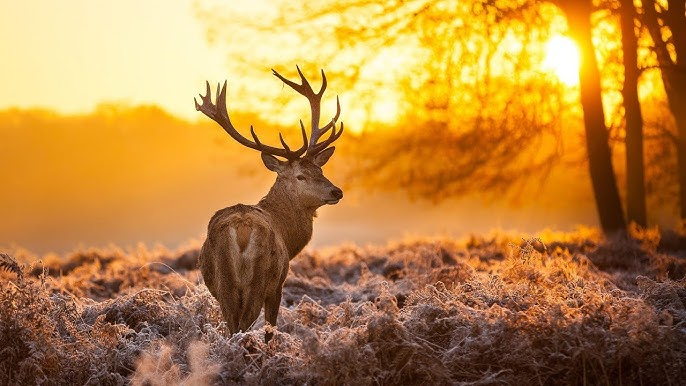
#> input picture Images/image5.jpg, 686 x 386 px, found by its file name
$ python task-1.py
#> lines starting #> are read from the running program, lines starting #| are printed output that depends on the picture
import cv2
from pathlib import Path

# === Config ===
image_path = Path(r"P:\Computer vision Experiments\30-Days challenge\CV-30-day-challenge\Images\image5.jpg")
out_dir = Path("outputs")
out_dir.mkdir(exist_ok=True)

resize_factor = 0.5    # scale factor for resizing (50%)

# === Load safely ===
image = cv2.imread(str(image_path))
#> image is the input picture: shape (386, 686, 3); mean B, G, R 67.3, 133.8, 184.4
if image is None:
    raise FileNotFoundError(f"Could not read image at: {image_path}")

# Keep a copy of original (before any resizing)
original = image.copy()

# === Resize once (controlled) ===
h0, w0 = original.shape[:2]
#> h0 = 386; w0 = 686
new_w, new_h = int(w0 * resize_factor), int(h0 * resize_factor)
#> new_w = 343; new_h = 193
resized = cv2.resize(original, (new_w, new_h), interpolation=cv2.INTER_AREA)
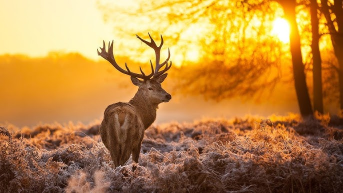
#> resized: shape (193, 343, 3); mean B, G, R 67.5, 134, 184.5

# === Color conversions ===
gray = cv2.cvtColor(resized, cv2.COLOR_BGR2GRAY)           # grayscale
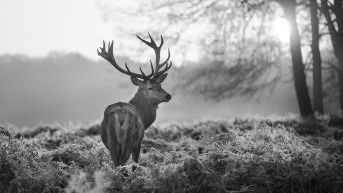
#> gray: shape (193, 343); min 7, max 255, mean 141.5
hsv = cv2.cvtColor(resized, cv2.COLOR_BGR2HSV)            # HSV space (for processing)
#> hsv: shape (193, 343, 3); mean H, S, V 16.2, 162.5, 184.5

# If you want to *save a viewable* HSV image, convert back to BGR
hsv_bgr_for_saving = cv2.cvtColor(hsv, cv2.COLOR_HSV2BGR)

# === Rotation & flipping ===
rotated_90_cw = cv2.rotate(resized, cv2.ROTATE_90_CLOCKWISE)  # 90° clockwise
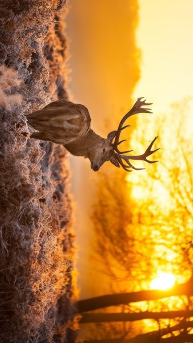
#> rotated_90_cw: shape (343, 193, 3); mean B, G, R 67.5, 134, 184.5
# For arbitrary angle rotation use getRotationMatrix2D + warpAffine

flipped_horizontal = cv2.flip(resized, 1)  # 1 = horizontal, 0 = vertical, -1 = both
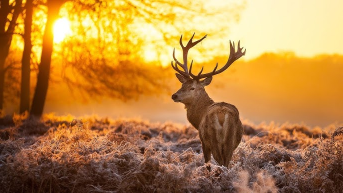
#> flipped_horizontal: shape (193, 343, 3); mean B, G, R 67.5, 134, 184.5

# === Save outputs ===
cv2.imwrite(str(out_dir / "Original.png"), original)                 # original (no resize)
cv2.imwrite(str(out_dir / "Resized.png"), resized)                   # resized
cv2.imwrite(str(out_dir / "Gray.png"), gray)                         # grayscale
cv2.imwrite(str(out_dir / "HSV_viewable.png"), hsv_bgr_for_saving)   # HSV converted back for viewing
cv2.imwrite(str(out_dir / "Rotated_90CW.png"), rotated_90_cw)
cv2.imwrite(str(out_dir / "Flipped_Horizontal.png"), flipped_horizontal)

print("Saved images to", out_dir.resolve())

$ run again, with Images/image1.jpg copied over Images/image5.jpg
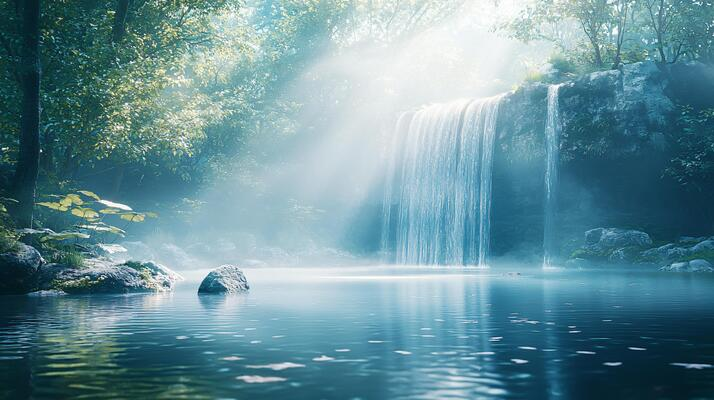
#> input picture Images/image1.jpg, 714 x 400 px, found by its file name
#> image is the input picture: shape (400, 714, 3); mean B, G, R 153.4, 143.3, 103.2
#> hsv: shape (200, 357, 3); mean H, S, V 93.1, 108.5, 155.4
#> `rotated_90_cw = cv2.rotate(resized, cv2.ROTATE_90_CLOCKWISE)`:
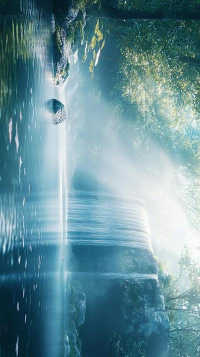
#> rotated_90_cw: shape (357, 200, 3); mean B, G, R 153.5, 143.5, 103.3
#> `flipped_horizontal = cv2.flip(resized, 1)`:
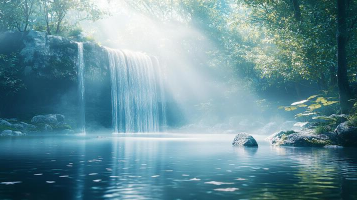
#> flipped_horizontal: shape (200, 357, 3); mean B, G, R 153.5, 143.5, 103.3

$ run again, with Images/image2.jpg copied over Images/image5.jpg
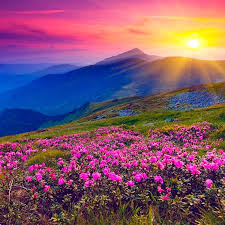
#> input picture Images/image2.jpg, 225 x 225 px, found by its file name
#> image is the input picture: shape (225, 225, 3); mean B, G, R 108.2, 86.2, 129.1
#> hsv: shape (112, 112, 3); mean H, S, V 102, 147.2, 154.5
#> `rotated_90_cw = cv2.rotate(resized, cv2.ROTATE_90_CLOCKWISE)`:
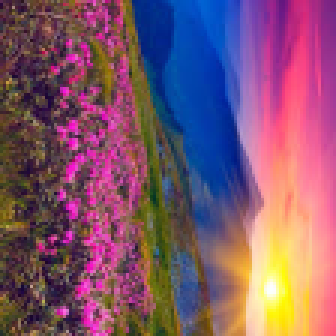
#> rotated_90_cw: shape (112, 112, 3) (shown 3 times larger); mean B, G, R 108.2, 86.2, 129.1
#> `flipped_horizontal = cv2.flip(resized, 1)`:
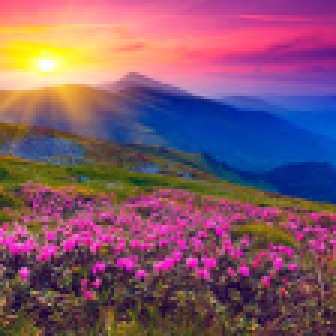
#> flipped_horizontal: shape (112, 112, 3) (shown 3 times larger); mean B, G, R 108.2, 86.2, 129.1

$ run again, with Images/image3.jpg copied over Images/image5.jpg
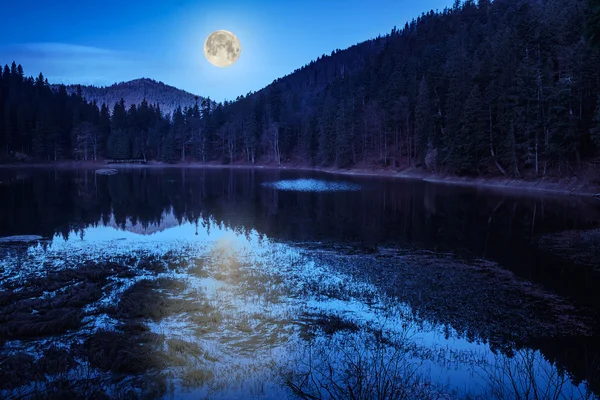
#> input picture Images/image3.jpg, 600 x 400 px, found by its file name
#> image is the input picture: shape (400, 600, 3); mean B, G, R 96, 57.8, 33.1
#> hsv: shape (200, 300, 3); mean H, S, V 110.6, 171.1, 96.2
#> `rotated_90_cw = cv2.rotate(resized, cv2.ROTATE_90_CLOCKWISE)`:
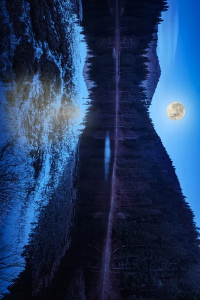
#> rotated_90_cw: shape (300, 200, 3); mean B, G, R 96.1, 57.9, 33.3
#> `flipped_horizontal = cv2.flip(resized, 1)`:
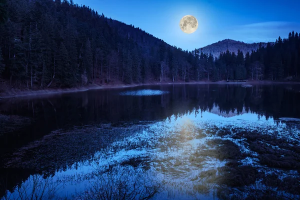
#> flipped_horizontal: shape (200, 300, 3); mean B, G, R 96.1, 57.9, 33.3
